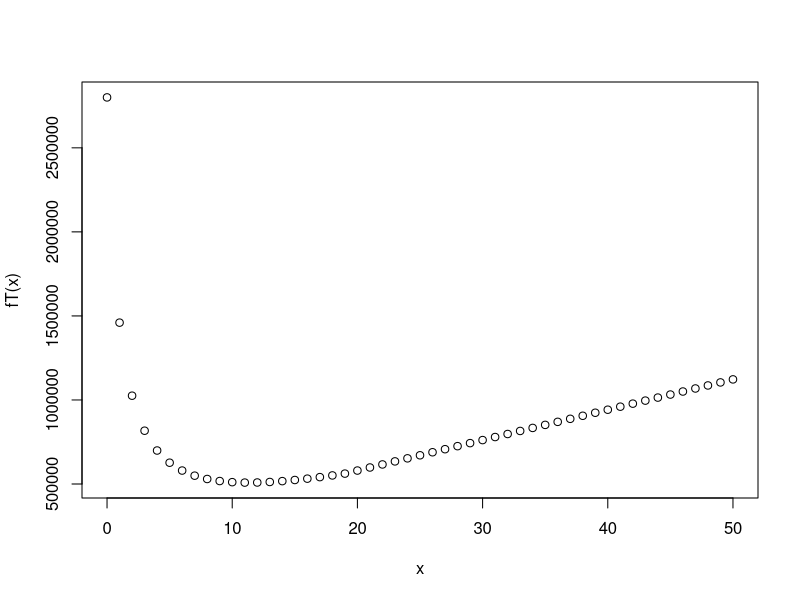

Recreate this plot in R. (Note: this script raises an error after producing the figure.)
##### Problem 4 #####
r = 5/7
fT = function(x){500*(200/(r*(x+1)))+(18000+800*200/(r*(x+1)))*x+(200/(r*(x+1))>14)*(10000*(200/(r*(x+1))-14))}

x = seq(0,50)
plot(x,fT(x))

fprime = function (f,a,h=0.0001){(f(a+h)-f(a-h))/(2*h)}
bisection = function(f,a,b,tol=0.0001){
  if (f(a)*f(b) > 0){
    return ("Boundary Conditions Not Met")
  }
  else{
    middle = a
    while (abs(f(middle))>tol){
      middle = (a+b)/2
      if (f(middle)*f(a)>0) (a = middle)
      else (b = middle)
      x=middle
      y=f(middle)
      ## if you want to "see" what happens at every step, take off the # of the next line ##
      #cat(sprintf("x-Val: %.4f ; f(x-val): %.4f\n",x,y))
    }
    return (middle)
  }
}
dT = function(x){fprime(fT,x)}
bisection(dT,0,20)

cost = fT(x)
ans = data.frame(crews=x,cost = cost)
ans[which(ans$cost==min(ans$cost)),]

current.fine = 10000;current.crews=11.28;current.cost=508333.3
ans.crew=0;ans.cost=0;ans.days=0
r=5/7
fineValues=seq(5000,15000,1000)
for (i in 1:length(fineValues)){
  fine = fineValues[i]
  fT = function(x){500*(200/(r*(x+1)))+(18000+800*200/(r*(x+1)))*x+(200/(r*(x+1))>14)*(10000*(200/(r*(x+1))-14))}
  dT = function(x){fPrime(fT,x)}
  ans.crew[i] = bisection(dT,0,50)
  ans.cost[i] = fT(ans.crew[i]+1)
  ans.days[i] = 200/(r*(ans.crew[i]+1))
}
result = data.frame(fine = fineValues,crew=ans.crew,cost=ans.cost,days=ans.days)
